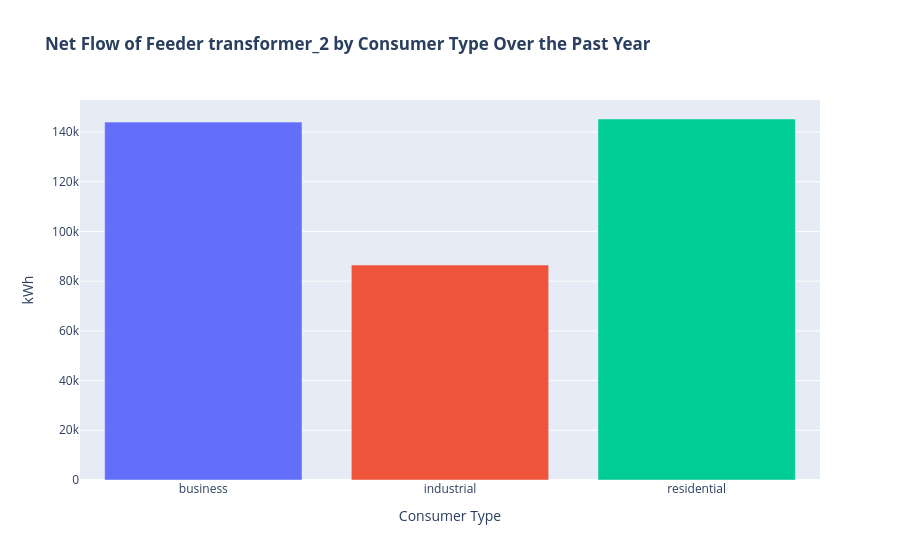

Notebook code for this chart:
### Code cell
# Plot the results.
net_flow_bar(
    df_past_year,
    title="<b>Net Flow of Feeder {} by Consumer Type Over the Past Year<b>".format(
        grid_element_id
    ),
)

### Figure 1 — Plotly figure (JSON) as saved in the notebook; plotly's stock layout.template omitted (floating-point values rounded to 4 significant figures)
{"data": [{"hovertemplate": "Consumer Type=%{x}<br>kWh=%{y}<extra></extra>", "legendgroup": "business", "marker": {"color": "#636efa", "pattern": {"shape": ""}}, "name": "business", "orientation": "v", "showlegend": true, "textposition": "auto", "type": "bar", "x": ["business"], "xaxis": "x", "y": [144000.0], "yaxis": "y"}, {"hovertemplate": "Consumer Type=%{x}<br>kWh=%{y}<extra></extra>", "legendgroup": "industrial", "marker": {"color": "#EF553B", "pattern": {"shape": ""}}, "name": "industrial", "orientation": "v", "showlegend": true, "textposition": "auto", "type": "bar", "x": ["industrial"], "xaxis": "x", "y": [86470.0], "yaxis": "y"}, {"hovertemplate": "Consumer Type=%{x}<br>kWh=%{y}<extra></extra>", "legendgroup": "residential", "marker": {"color": "#00cc96", "pattern": {"shape": ""}}, "name": "residential", "orientation": "v", "showlegend": true, "textposition": "auto", "type": "bar", "x": ["residential"], "xaxis": "x", "y": [145200.0], "yaxis": "y"}], "layout": {"barmode": "relative", "legend": {"title": {"text": "Consumer Type"}, "tracegroupgap": 0}, "showlegend": false, "title": {"text": "<b>Net Flow of Feeder transformer_2 by Consumer Type Over the Past Year<b>"}, "xaxis": {"anchor": "y", "categoryarray": ["business", "industrial", "residential"], "categoryorder": "array", "domain": [0.0, 1.0], "title": {"text": "Consumer Type"}}, "yaxis": {"anchor": "x", "domain": [0.0, 1.0], "title": {"text": "kWh"}}}}
